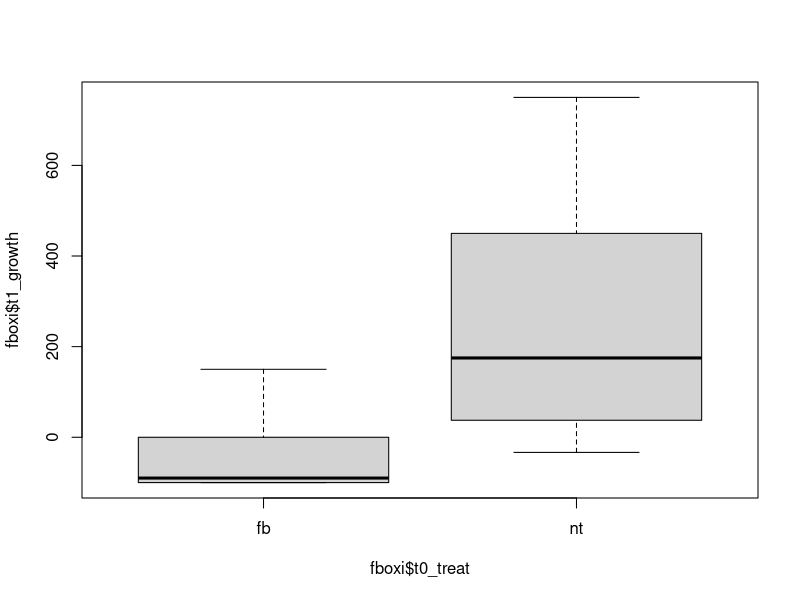
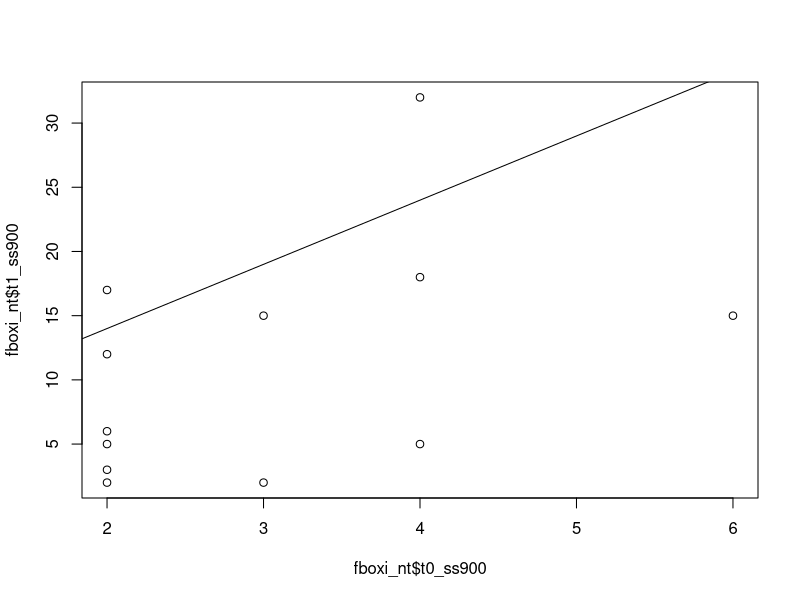

The R script that drew these images, in order: (Note: this script raises an error after producing the figures.)
#
detach()
rm(list=ls())

# data load ---------------------------------------------------------------
fbox <- read.csv("../data/fbox_def.csv", sep=",")
fbox$t0_treat<-c(rep("fb",48),rep("nt",48))   #treatments: fbox, no treatment

# 900 bees sums -----------------------------------------------------------

fbox$t0_ss900<- fbox$t0_ss300_1 + fbox$t0_ss300_2 + fbox$t0_ss300_3 #total sugar shake time 0
fbox$t1_ss900<- fbox$t1_ss300_1 + fbox$t1_ss300_2 + fbox$t1_ss300_3 #total sugar shake time 1
fbox$t2_ss900<- fbox$t2_ss300_1 + fbox$t2_ss300_2 + fbox$t2_ss300_3 #total sugar shake time 2
fbox$t3_ss900<- fbox$t3_ss300_1 + fbox$t3_ss300_2 + fbox$t3_ss300_3 #total sugar shake time 3

# hives selection -------------------------------------------------------

!is.na(fbox$t0_ss900-fbox$t1_ss900)->include # NAs removed (only time 0 and 1)
fbox$t0_ss900<11 & fbox$t0_ss900>1 & include ->include #excluded most infested hives and hives with infestation under 1/900

fboxi<-fbox[include,] #dataset delle casse in analisi
rm(include)
#fboxi<-fboxi[order(fboxi$ss9_bt),] ????? inutile ?????

n_nt<-dim(fboxi[fboxi$t0_treat=="nt",])[1] # num ctr hives
n_fb<-dim(fboxi[fboxi$t0_treat=="fb",])[1]    # num fbox hives


# t1-t0 growth analysis ---------------------------------------------------


#fboxi$eff_log<-log(ss9_at+0.5)-log(ss9_bt+0.5)
fboxi$t1_growth<-(fboxi$t1_ss900-fboxi$t0_ss900)/fboxi$t0_ss900*100

#boxplot(eff_log~tratt)
boxplot(fboxi$t1_growth~fboxi$t0_treat)

fboxi_nt<-fboxi[fboxi$t0_treat=="nt",]
fboxi_fb<-fboxi[fboxi$t0_treat=="fb",]

plot(fboxi_nt$t0_ss900,fboxi_nt$t1_ss900)
abline(fboxi_nt$t0_ss900,fboxi_nt$t1_ss900)
lm(t1_ss900~t0_ss900,data=fboxi_nt)
#plot(glm(ss9_at~sqrt(ss9_bt),family=poisson))


points(fboxi_fb$t0_ss900,fboxi_fb$t1_ss900,pch=3)
abline(fboxi_fb$t0_ss900,fboxi_fb$t1_ss900)

### henderson_tilton
ht.efficacy<-function(tb,ta,cb,ca){100*(1-((ta*mean(cb))/(tb*mean(ca))))}
fboxi_fb$t1_ht.eff<-ht.efficacy(fboxi_fb$t0_ss900,fboxi_fb$t1_ss900,fboxi_nt$t0_ss900,fboxi_nt$t1_ss900)
mean(fboxi_fb)


# 
# 
# ((mss9fbbt*m_eff_plac)-mss9fbat)/(mss9fbbt*m_eff_plac) ### efficacia del formicobox
# ## ic con il bootstrap?!?
# attach(dataplac)
# hist(ss9_bt,breaks=0:35,ylim=c(0,30),main="Infestazione al giorno 0",xlab="varroe/900 api",ylab="frequenza")
# hist(ss9_at,breaks=0:35,ylim=c(0,30),main="Infestazione al giorno 30",xlab="varroe/900 api",ylab="frequenza")
# #capire come gestire gli zeri iniziali
# detach(dataplac)
# 
# attach(fboxi)
# order(cassa)->ordine
# rbind(ss9_bt[ordine],ss9_at[ordine])->counts
# row.names(counts)<-c("prima","dopo")
# names(counts)<-cassa[ordine]
# barplot(counts, main="Infestazione delle api adulte",
#         xlab="Famiglie", col=c("white","yellow"),ylab="Varroe/900 api",
#         legend = rownames(counts), beside=TRUE)
# barplot(counts[1,], main="Infestazione delle api adulte prima del trattamento",
#         xlab="Famiglie", col=c(rep("black",dim(datafb)[1]),rep("red",dim(dataplac)[1])),ylab="Varroe/900 api",ylim=c(0,35))
# barplot(counts[2,], main="Infestazione delle api adulte un mese dopo il trattamento",
#         xlab="Famiglie", col=c(rep("black",dim(datafb)[1]),rep("red",dim(dataplac)[1])),ylab="Varroe/900 api")
# 
# 
# 
# rbind(-(ss9_bt[ordine]-ss9_at[ordine]))->counts
# barplot(counts, main="Car Distribution",
#         xlab="Number of Gears") 
# 
# barplot(fboxi$eff_log[ordine], main="",
#         xlab="")
# fboxi$aumentoperc<-(ss9_at-ss9_bt)*100/(ss9_bt+0.5)
# as.numeric(as.factor(tratt[ordine]))->coloritratt
# barplot(fboxi$aumentoperc[ordine], ylab="Variazione dell'infestazione (%)",
#         xlab="famiglie",col=coloritratt,main="Variazione dell'infestazione in un mese")
# mean(fboxi$aumentoperc[tratt=="fb"])
# mean(fboxi$aumentoperc[tratt=="plac"])
# (mean(fboxi$aumentoperc[tratt=="plac"])-(mean(fboxi$aumentoperc[tratt=="fb"])))/mean(fboxi$aumentoperc[tratt=="plac"])
# boxplot(fboxi$aumentoperc~tratt)
# boxplot(fboxi$eff_log~tratt)
# boxplot(fboxi$ss9_at~tratt)
# as.character(ora.insacco%/%1)->ora
# as.character(round(ora.insacco%%1,digits=2)*100)->minu
# plot(strptime(paste(ora,minu,sep=":"),format="%H:%M")[tratt=="fb"],fboxi$aumentoperc[tratt=="fb"],type="h",lwd=2,ylab="Variazione dell'infestazione (%)",xlab="ora di insacco")
# plot(strptime(paste(ora,minu,sep=":"),format="%H:%M")[tratt=="fb"],fboxi$ss9_at[tratt=="fb"],type="h",lwd=2,ylab="Varroe/900 api dopo il trattamento",xlab="ora di insacco")
# rm(ora,minu)
# detach(fboxi)
# 
# # Blocco di covata --------------------------------------------------------
# 
# 
# formicobox_blocco_conteggi <- read.csv("~/Documenti/importanza_1_sync/unaapi/Sperimentazioni/Formicobox/formicobox_blocco_conteggi.csv", sep=";", dec=",")
# merge(formicobox_blocco_conteggi,fbox,by.x="alveare",by.y="cassa")->fbox_blocco
# as.Date(c("2012/7/15","2012/07/18","2012/7/22","2012/07/26","2012/7/30","2012/08/3","2012/08/7","2012/08/8","2012/08/10","2012/08/13"))->Dates.cad
# fbox_blocco[fbox_blocco$tratt.x=="ctr",c(3:9,11:13)]->cadute_ctr
# fbox_blocco[fbox_blocco$tratt.x=="fbox",c(3:9,11:13)]->cadute_fbox
# plot(Dates.cad,apply(cadute_fbox,2,mean),type="l")
# plot(Dates.cad,apply(cadute_ctr,2,mean),type="l")
# mean(fbox_blocco$Z2[fbox_blocco$tratt.x=="ctr"])
# mean(fbox_blocco$Z2[fbox_blocco$tratt.x=="fbox"])
# boxplot(fbox_blocco$Z2~fbox_blocco$tratt.x)
# (fbox_blocco$Z3[fbox_blocco$tratt.x=="fbox"])/(fbox_blocco$Z2[fbox_blocco$tratt.x=="fbox"])
# sum(cadute_fbox)
# sum(cadute_ctr)
# sum(apply(cadute_fbox,2,mean))
# sum(apply(cadute_ctr,2,mean))
# #fare abbott modificato con cadute e con z3
# (fbox_blocco$Z3[fbox_blocco$tratt.x=="fbox"])/(fbox_blocco$Z2[fbox_blocco$tratt.x=="fbox"])
# 
